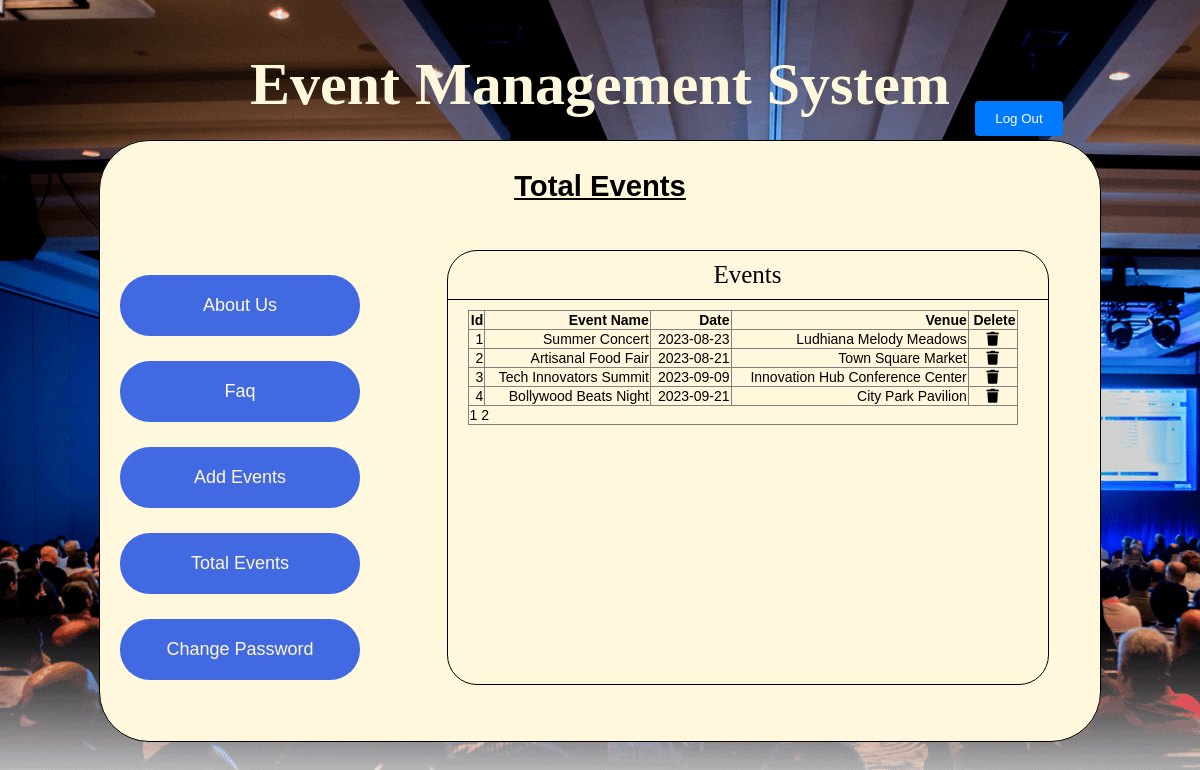
Page /admin_e/totalevents.php (signed in) on the committed database.
### tables this page shows
CREATE TABLE `addevent` (
  `id` int(11) NOT NULL,
  `ename` varchar(255) NOT NULL,
  `edate` date NOT NULL,
  `elocation` varchar(255) NOT NULL,
  `eprice` int(11) NOT NULL,
  `seats` int(11) NOT NULL,
  `eimage` varchar(255) NOT NULL
);

### admin_e/totalevents.php (the view, shortened to what this page needs)
<?php session_start();
	include("common/connection.php");
			?>
<html>
    <head>
        <link rel="stylesheet" href="css/style.css" />
		<link rel="stylesheet" href="https://cdnjs.cloudflare.com/ajax/libs/font-awesome/5.15.3/css/all.min.css">
    </head>
    <body>
        <?php
			include("common/header.php");
		?>
		<div class="maincontainer2">
			<div class="up">
				<h3>Total Events</h3>
			</div>
			<?php
				include("common/leftlist.php");
			?>
			<div class="right">
				<div class="right2">
					<p>Events</p>
					<form>
						<table class="eventtable" border="1" width="550" style="font-size:14px;">
							<tr>
								<th>Id</th>
								<th>Event Name</th>
								<th>Date</th>
								<th>Venue</th>
								<th>Delete</th>
							</tr>
							<?php
								$limit=4;
								if(empty($_GET['a']))
								{
									$start=0;
								}
								else
								{
									$ai=$_GET['a'];
									$end=$ai*$limit;
									$start=$end-$limit;
								}
								$query="select * from addevent limit $start,$limit";
								$result=mysqli_query($connect,$query);
								while($row=mysqli_fetch_assoc($result))
								{
									?>
										<tr>
											<td><?php echo $row['id'];?></td>
											<td><?php echo $row['ename'];?></td>
											<td><?php echo $row['edate'];?></td>
											<td><?php echo $row['elocation'];?></td>
											<td align="center"><a href="totalevents.php?did=<?php echo $row['id']?>" style="color:black;"><i class="fas fa-trash"></i></a></td>
										</tr>
									<?php
								}
							?>
								<tr>
									<td colspan="10" align="left">
										<?php
											$query="select * from addevent";
											$result=mysqli_query($connect,$query);
											$count=mysqli_num_rows($result);
											$pages=ceil($count/$limit);
											for($i=1;$i<=$pages;$i++)
											{
												?>
													<a href="totalevents.php?a=<?php echo $i;?>" style="color:black; text-decoration:none;"><?php echo $i;?></a>
												<?php
											}
										?>
									</td>
								</tr>
						</table>
					</form>
				</div>
			</div>
		</div>
	</body>
</html>

### admin_e/common/header.php
<div class="maincontainer">
	<div class="innercontainer">
		<h1>Event Management System</h1>
		<a href="index.php?log=1"><input type="submit" value="Log Out" class="logout"/></a>
	</div>
</div>

### admin_e/common/leftlist.php
<div class="left">
	<ul class="left1">
		<li><a href="aboutus.php">About Us</a></li>
		<li><a href="addfaq.php">Faq</a></li>
		<li><a href="addevent.php">Add Events</a></li>
		<li><a href="totalevents.php">Total Events</a></li>
		<li><a href="changepassword.php">Change Password</a></li>
	</ul>
</div>

### admin_e/css/style.css (style rules this page uses)
body { margin: 0; background-image: url("img1.jpg"); background-repeat:no-repeat; background-size:cover; }
.maincontainer { width:100%; height:140px; }
.innercontainer { width:1000px; height:100px; margin: auto; padding-top:10px; text-align:center; color:cornsilk; font-size:30px; font-family:armenian; }
.logout { background-color: #007bff; color: #fff; border: none; border-radius: 4px; padding: 10px 20px; cursor: pointer; }
.innercontainer input[type="submit"] { position:relative; left:419px; top:-58px; }
.maincontainer2 { width:1000px; height:600px; margin:auto; border:1px solid; background-color:cornsilk; border-radius:50px; }
.up { width:1000px; height:80px; margin:0; padding:0px; font-size:25px; font-family: arial; text-align:center; text-decoration:underline; }
.left { width:280px; height:430px; float:left; }
.left1 { list-style:none; margin:0; padding:0; font-family:arial; font-size:18px; width:220px; border-top:none; }
.left1 a { text-decoration:none; color:cornsilk; }
.left1 li { background-color: royalblue; border-radius: 30px; margin: 25px; margin-left:20px; text-align: center; padding: 20px; width:200px; }
.right { margin-left:15px; width:705px; height:600px; float:left; }
.right2 { width:600px; height:433px; border:1px solid; border-radius:30px; margin-top:10px; margin:auto; }
.right2 p { margin:0; padding:10px; font-size:25px; border-bottom:1px solid; font-family: 'Franklin Gothic Medium'; text-align:center; }
.right2 table { margin-top:10px; font-size:20px; font-family: arial; margin-left:20px; text-align:right; }
.eventtable { border-collapse:collapse; }

### rows in the picture
addevent: id "1", ename "Summer Concert", edate "2023-08-23", elocation "Ludhiana Melody Meadows"
addevent: id "2", ename "Artisanal Food Fair", edate "2023-08-21", elocation "Town Square Market"
addevent: id "3", ename "Tech Innovators Summit", edate "2023-09-09", elocation "Innovation Hub Conference Center"
addevent: id "4", ename "Bollywood Beats Night", edate "2023-09-21", elocation "City Park Pavilion"
